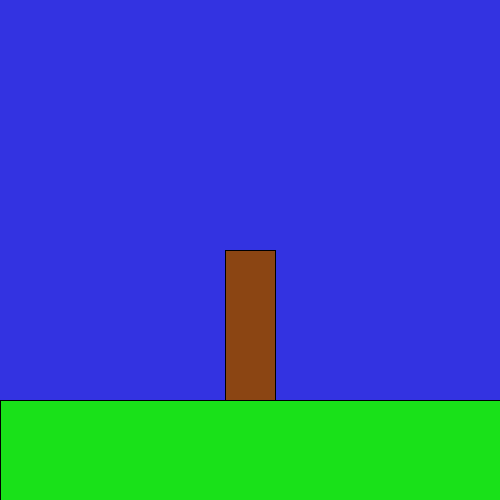
Frame 1 (no input)
Frame 60 (the mouse pressed at the canvas centre just before this capture): identical to frame 1, image omitted
Frame 120 (the mouse held since frame 60 and released just before this capture): identical to frame 1, image omitted

The Processing sketch that drew this single still picture (run headless with seeded random() and noise(); from frame 60 on, the mouse is pressed at the canvas centre):

// Processing sketch: Tree_Craft_dustin
// ── Tree_Craft_dustin.pde
void setup()
{
  //sky
  size(500,500);
  background(51,51,225);
  //grass
  fill(25,225,25);
  rect(0,400,500,100);
   //trunk
  fill(139,69,19);
  rect(225,250,50,150);
}
void draw()
{
   //erase
  if (mousePressed==true&&mouseButton==RIGHT&&mouseX>100&&mouseY>100&&mouseX<400&&mouseY<333)
  {
    noStroke();
    fill(51,51,225);
    ellipse(mouseX,mouseY,25,25);
  }
  //leaves
  if (mousePressed==true&&mouseButton==LEFT&&mouseX>100&&mouseY>100&&mouseX<400&&mouseY<333)
  {
    fill(0,random(0,255),0);
    noStroke();
    ellipse(mouseX+random(-30,30),mouseY+random(-30,30),random(12,18),random(12,18));
  }

  }
  
